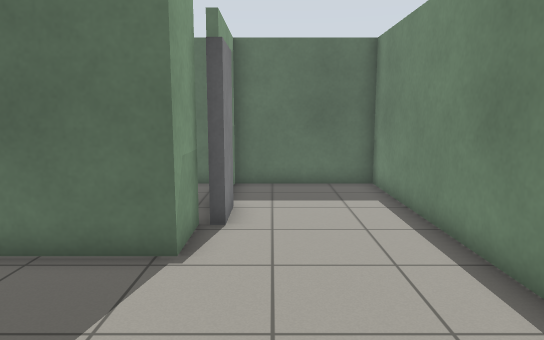
[1] (above)

19 first-person views from a walk through a world built for the Gazebo simulator. The camera is 1.2 m above the floor, tilts 8° down and sees 70° across. The floor is counted in squares, 0.5 m on a side. Each view is taken from the middle of a square. On the plan, view 1 faces up. The plan holds only what a view shows up to about 20 squares ahead; the rest is blank. The robots in the file are not drawn.

[2]
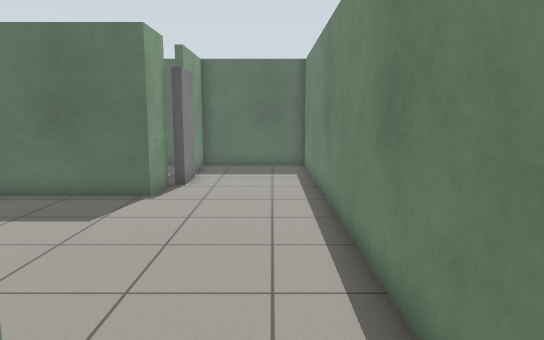

[3]
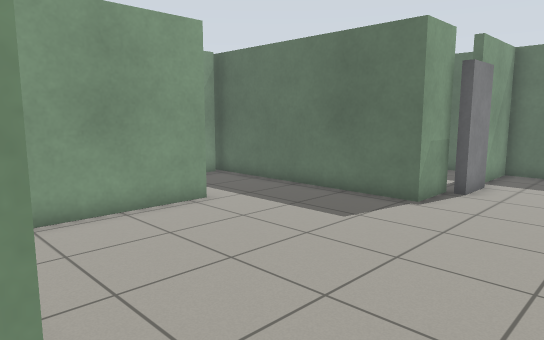

[4]
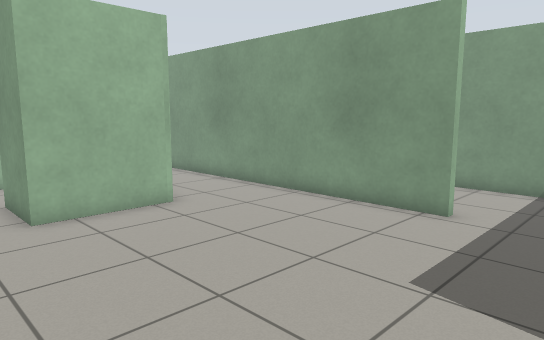

[5]
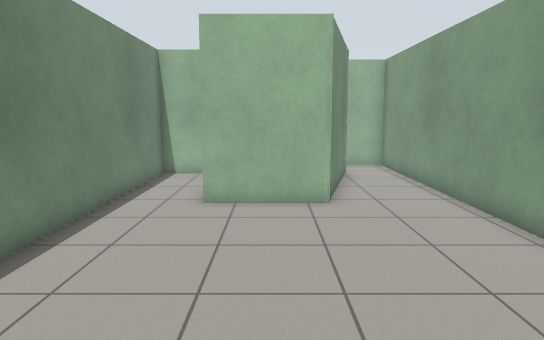

[6]
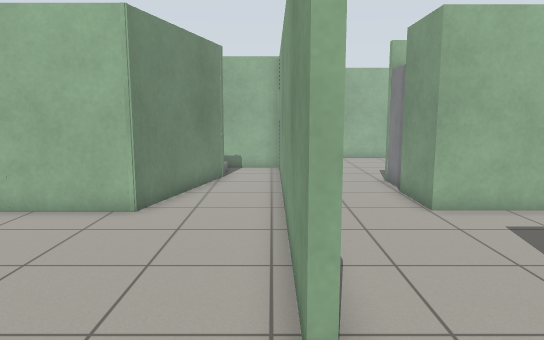

[7]
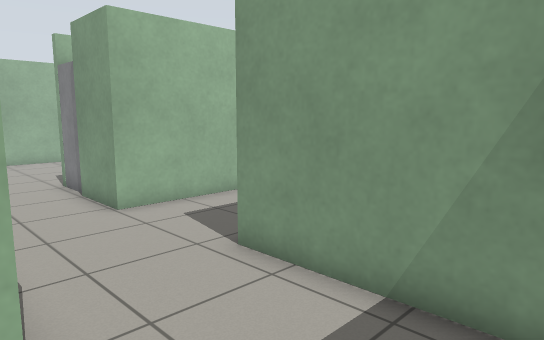

[8]
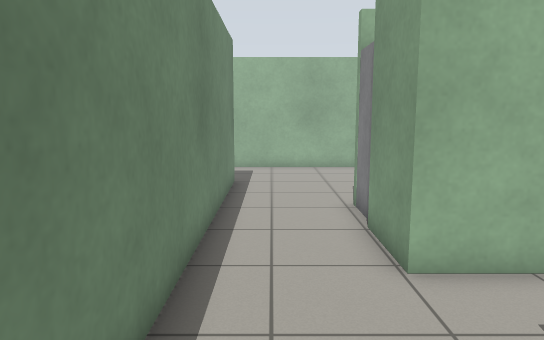

[9]
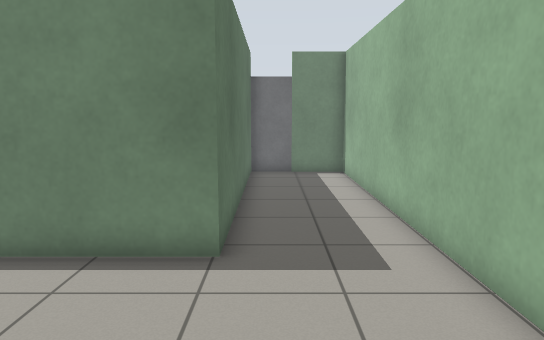

[10]
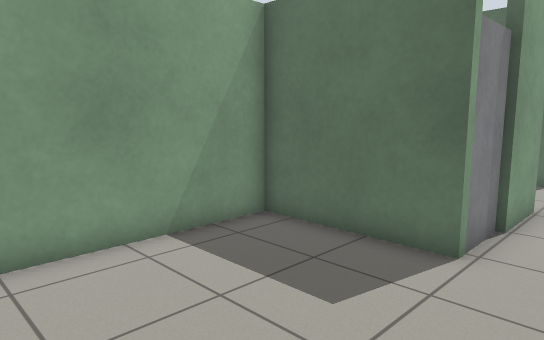

[11]
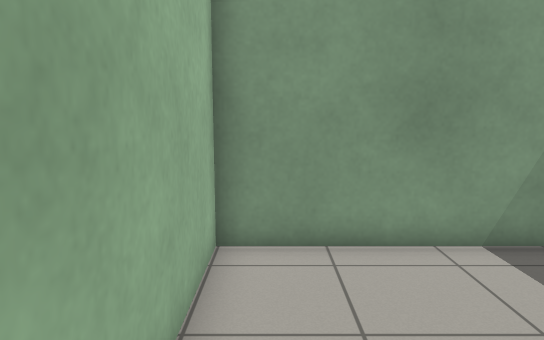

[12]
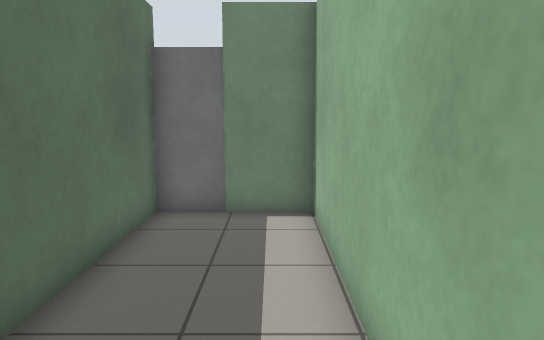

[13]
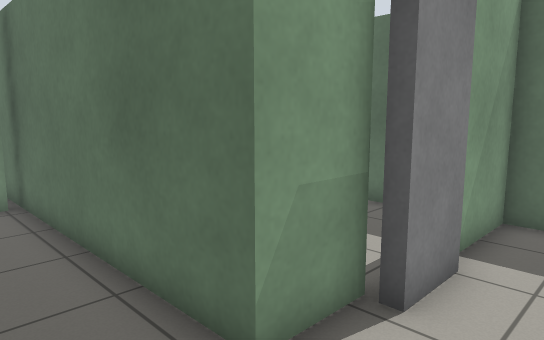

[14]
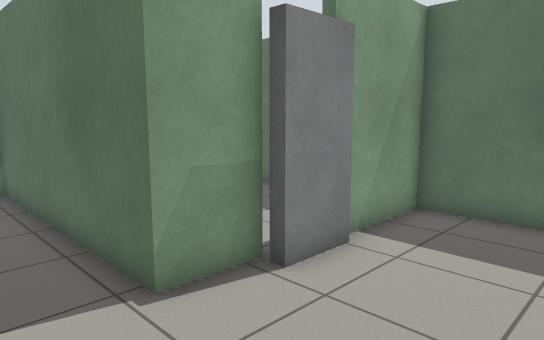

[15]
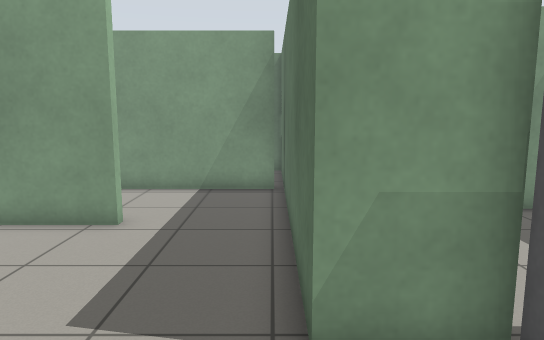

[16]
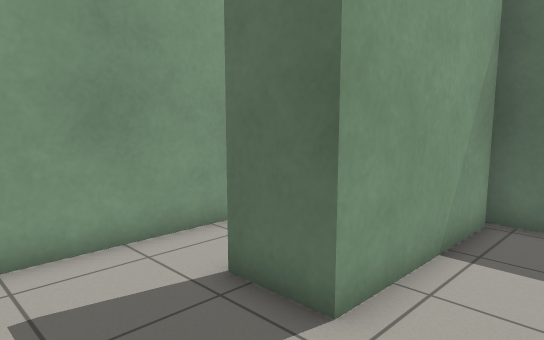

[17]
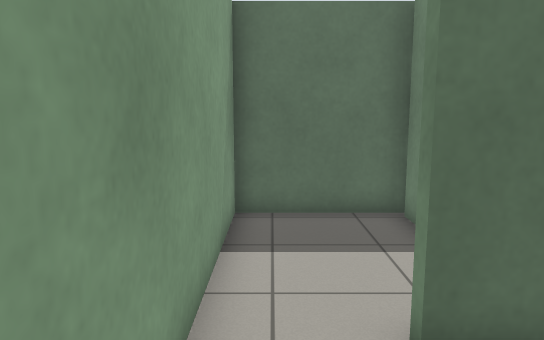

[18]
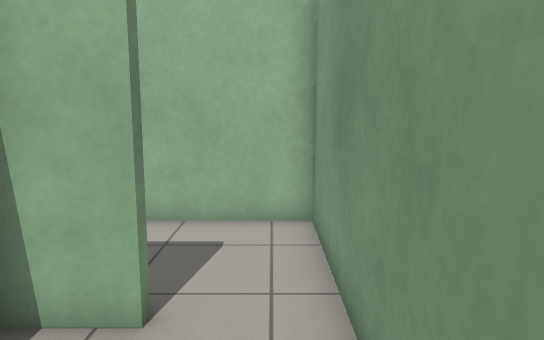

[19]
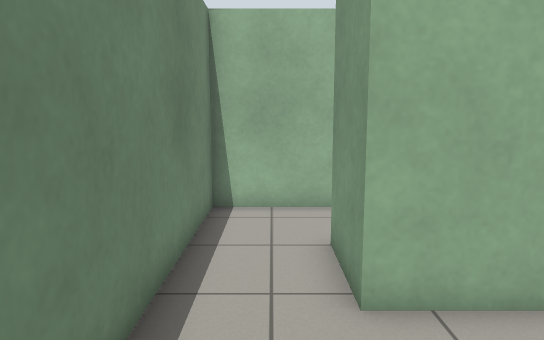

### Floor plan
Ten units are one square. View 1 is at (0, 0); x grows to the right and y downward. Boxes are objects, and circles mark ways between rooms. Rooms are numbered by the first view taken in them; rooms with no view inside come last. Other rooms are left out.
<svg viewBox="-154 -141 204 306">
<path fill="none" stroke="#000" d="M-68 -26 -63 -26 -63 118 -38 118M2 90 15 90M-41 93 -26 35 9 35 9 61M36 90 36 -84M-16 -85 -16 -64 -65 -64M-101 35 -101 63M-105 -26 -105 -6M-66 74 -66 -2M-104 83 -149 83 -149 160 36 160 36 138M37 121 -66 121 -66 74M-126 -9 -109 -9M-105 -6 -126 -6M-108 -52 -108 -61M-110 -64 -149 -64 -149 35 -101 35M36 -84 36 -136 -13 -136 -13 -106M-105 -61 -105 -26M-65 -64 -110 -64"/>
<rect x="-35" y="105" width="10" height="10" fill="#bbb"><title>other object</title></rect>
<rect x="35" y="125" width="10" height="10" fill="#bbb"><title>door leaf</title></rect>
<rect x="-15" y="-105" width="10" height="20" fill="#bbb"><title>door leaf</title></rect>
<circle cx="10" cy="-75" r="3" fill="#2a7"/>
<circle cx="-70" cy="-45" r="3" fill="#2a7"/>
<circle cx="-90" cy="80" r="3" fill="#2a7"/>
<circle cx="-115" cy="15" r="3" fill="#2a7"/>
<circle cx="-90" cy="-15" r="3" fill="#2a7"/>
<text x="-10" y="10">1</text>
<text x="-90" y="20">2</text>
<text x="-70" y="130">3</text>
<text x="-130" y="-10">4</text>
<text x="10" y="-110">5</text>
<text x="-90" y="-50">6</text>
</svg>
Room 1 opens to room 5. Room 1 opens to room 6. Room 2 opens to room 3. Room 2 opens to room 4. Room 2 opens to room 6.

Where each view was taken, in squares from view 1:
view 1: 0 up, 0 right, facing up
view 2: 5 down, 2 right, facing up
view 3: 4 down, 3 right, facing up-left
view 4: 6 up, 3 right, facing down-left
view 5: 7 up, 1 left, facing down
view 6: 6 up, 6 left, facing down
view 7: 6 up, 6 left, facing down-left
view 8: 2 up, 8 left, facing down
view 9: 13 down, 13 left, facing right
view 10: 15 down, 8 left, facing up-left
view 11: 15 down, 8 left, facing left
view 12: 15 down, 6 left, facing right
view 13: 4 up, 1 right, facing up-left
view 14: 4 up, 3 right, facing up-left
view 15: 6 up, 2 right, facing left
view 16: 3 down, 8 left, facing up-left
view 17: 3 down, 14 left, facing up
view 18: 5 up, 14 left, facing down
view 19: 1 up, 2 right, facing down
